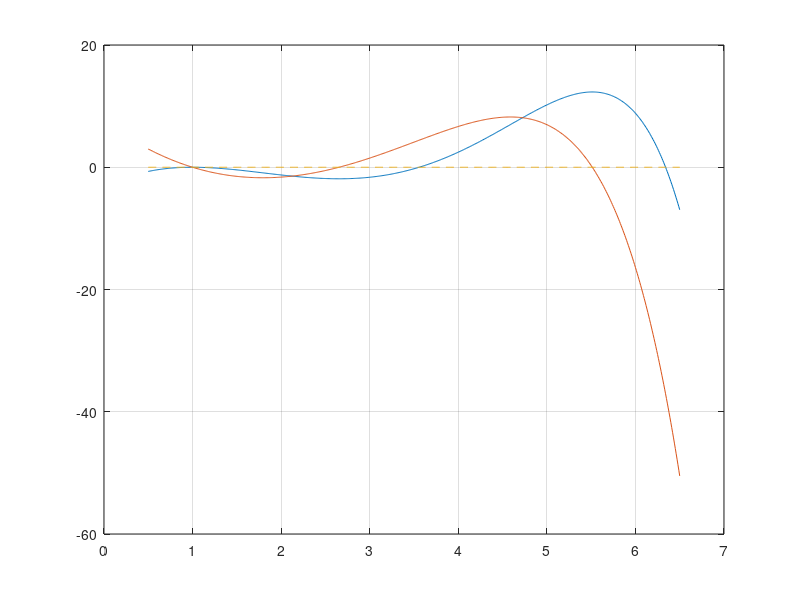

This chart was generated by the following MATLAB code: (Note: this script raises an error after producing the figure.)
clear
clc
close all

%% 1

f = @(x) x.^3 - (2 + exp(1))*x.^2 + (2*exp(1) + 1)*x + (1 - exp(1)) - cosh(x - 1);
df = @(x) 3*x.^2 - 2*(2 + exp(1))*x + (2*exp(1) + 1) - sinh(x - 1);

x = 0.5:0.01:6.5;

plot(x, f(x), x, df(x))
grid on
hold on
plot(x, 0*x, '--')

d2f = @(x) 6*x - 2*(2 + exp(1)) - cosh(x - 1);
d2f(1)

% molteplicictà 2

%% 2

%% 3

mol = 2;
nmax = 1000;
toll = 1e-6;
x0 = .5;

[xvect_1, it_1] = newton(x0, nmax, toll, f, df)
[xvect_1_m, it_1_m] = newton(x0, nmax, toll, f, df, mol)

%%

x0 = 3;
[xvect_2, it_2] = newton(x0, nmax, toll, f, df)

x0 = 6;
[xvect_3, it_3] = newton(x0, nmax, toll, f, df)

%%

alpha1_ex = 1;

sol_ex_1 = alpha1_ex * ones(size(xvect_1));
err_1 = abs(xvect_1 - sol_ex_1);

sol_ex_1_m = alpha1_ex * ones(size(xvect_1_m));
err_1_m = abs(xvect_1_m - sol_ex_1_m);

it_1v = 0:it_1;
it_1_mv = 0:it_1_m;

figure
semilogy(it_1v, err_1)
hold on
semilogy(it_1_mv, err_1_m)
grid on
legend("Newton", "Newton modificato")